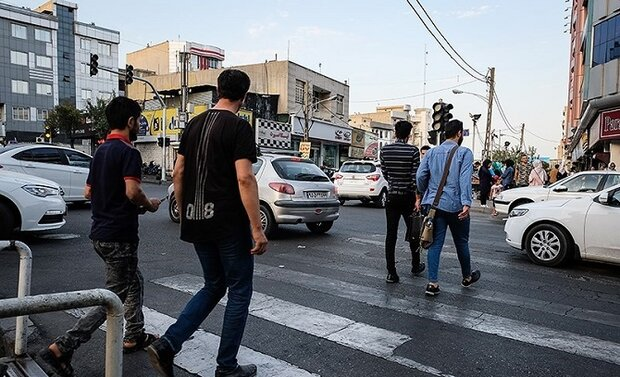
#> input picture 07-Image Segmentation and Recognition/images/pedestrian.jpg, 620 x 377 px
$ jupyter execute 07-HOG-PeopleDetector.ipynb   (shell and % lines are left out)
#> lines starting #> are read from the running program, lines starting #| are printed output that depends on the picture; after the words box and inside, x2 and y2 are one past the last pixel; in counts of white or black regions, pixels touching at a corner belong together
## Importing Libraries

[cell 1]
import cv2
import numpy as np
import matplotlib.pyplot as plt

## Example-1

### 1- Creating a HOG-Descriptor Object

[cell 2]
hog = cv2.HOGDescriptor()

# Initialize the People Detector
hog.setSVMDetector(cv2.HOGDescriptor_getDefaultPeopleDetector())

### 2- Loading Image

[cell 3]
image = cv2.imread('images/pedestrian.jpg')
#> image is the input picture: shape (377, 620, 3); mean B, G, R 119.9, 114.8, 111.8
(bounding_boxes, weights) = hog.detectMultiScale(image,
                                                 winStride=(4,4),
                                                 scale=1.05)
#> bounding_boxes = [[345, 87, 112, 223], [389, 86, 121, 242], [195, 62, 112, 225]]; weights = [1.65, 1.18, 0.178]

# Draw bounding boxes on the image
for (x, y, w, h) in bounding_boxes:
    cv2.rectangle(image,
    (x,y),
    (x + w, y + h),
    (0, 255, 255),
    4)
#> this loop made 3 passes
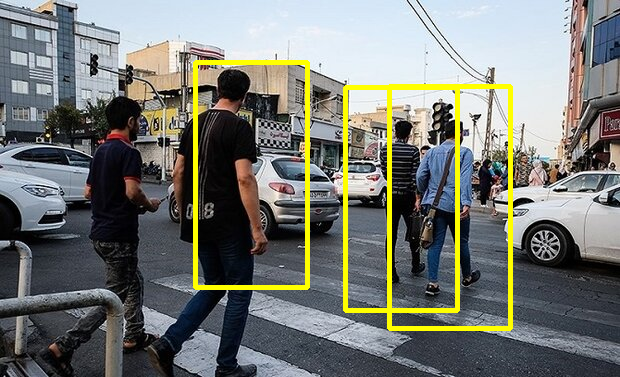
#> image: shape (377, 620, 3); 4.28% of pixels changed, all inside (x1, y1, x2, y2) = (193, 60, 513, 331)

plt.imshow(image[...,::-1])

## Example-2

### 1- Creating a HOG-Descriptor Object

[cell 4]
hog = cv2.HOGDescriptor()

# Initialize the People Detector
hog.setSVMDetector(cv2.HOGDescriptor_getDefaultPeopleDetector())

### 2- Loading Image

[cell 5]
image = cv2.imread('images/pedestrians_2.jpg')
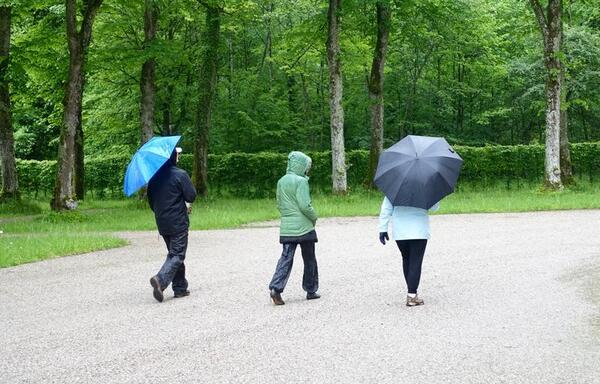
#> input picture 07-Image Segmentation and Recognition/images/pedestrians_2.jpg, 600 x 384 px
#> image is the input picture: shape (384, 600, 3); mean B, G, R 120.4, 151.3, 129.5
(bounding_boxes, weights) = hog.detectMultiScale(image)
#> bounding_boxes = [[123, 121, 104, 207], [357, 124, 108, 215], [243, 120, 107, 215]]; weights = [1.58, 1.8, 2.74]

# Draw bounding boxes on the image
for (x, y, w, h) in bounding_boxes:
    cv2.rectangle(image,
                  (x, y),
                  (x + w, y + h),
                  (0, 255, 255),
                   4)
#> this loop made 3 passes
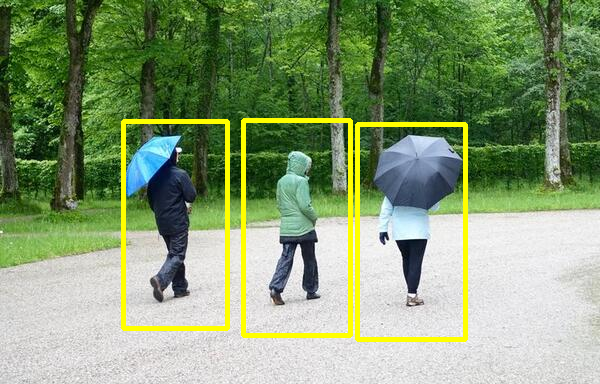
#> image: shape (384, 600, 3); 4.13% of pixels changed, all inside (x1, y1, x2, y2) = (121, 118, 468, 342)

plt.imshow(image[...,::-1])

- We usually set the optional scale parameter to a value between 1.01 and 1.5, which greatly affects the speed of the algorithm!

[cell 6]
hog.detectMultiScale(image, scale=1.01)
#> Out = ([[128, 135, 94, 188], [247, 131, 99, 198], [361, 137, 98, 195]], [1.97, 3.02, 1.66])

[cell 7]
hog.detectMultiScale(image, scale=1.5)
#> Out = ((), ())
